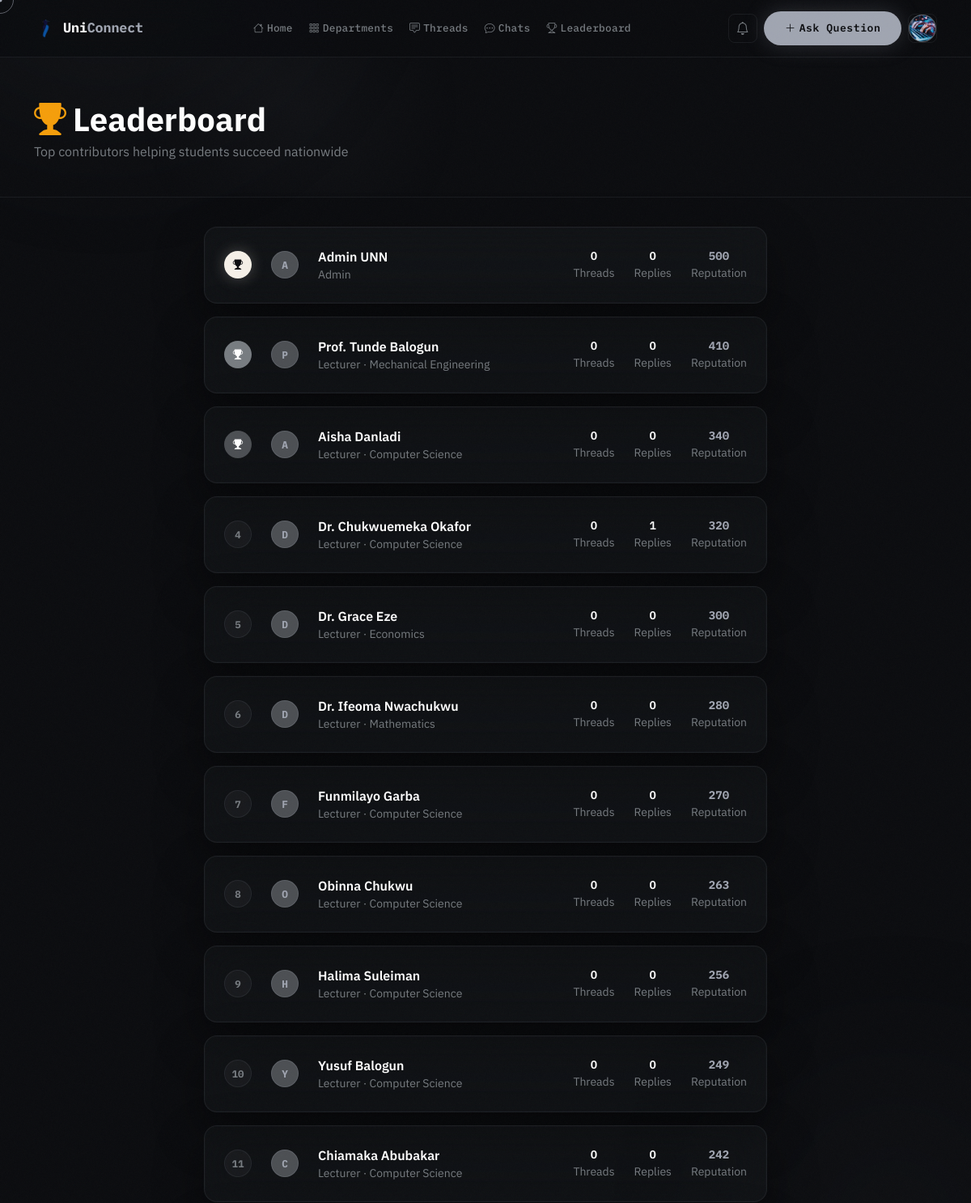
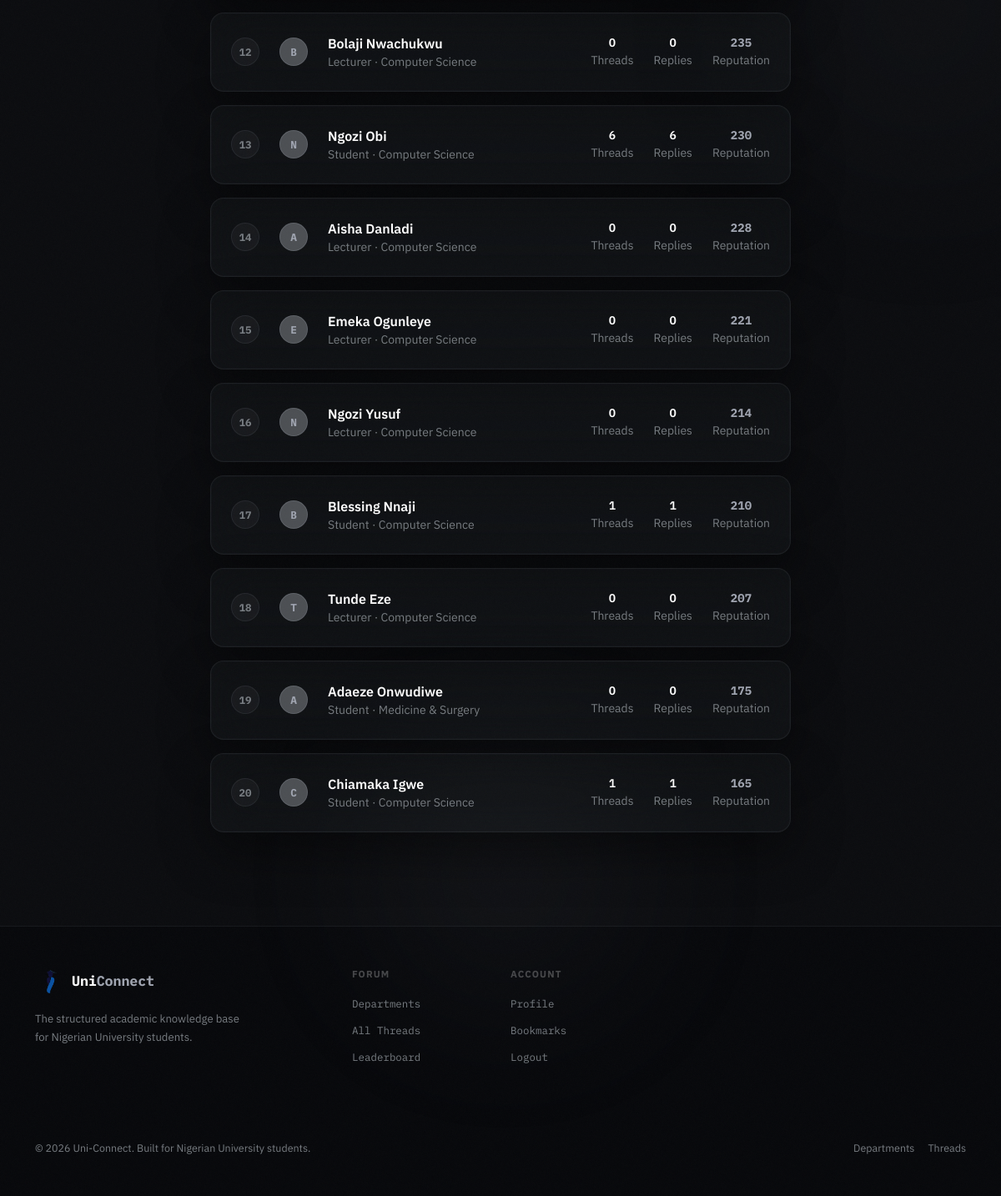
The app's page /leaderboard/ (signed in) with its own data (2 pictures, top to bottom).
### accounts/models.py (models this page shows, shortened)
class User(AbstractUser):
    ROLE_CHOICES = [
        ('student', 'Student'),
        ('lecturer', 'Lecturer'),
        ('admin', 'Admin'),
    ]
    is_email_verified = models.BooleanField(default=False)
    role = models.CharField(max_length=20, choices=ROLE_CHOICES, default='student')
    school = models.ForeignKey(
        'forum.School', on_delete=models.SET_NULL, null=True, blank=True, related_name='members'
    )
    department = models.ForeignKey(
        'forum.Department', on_delete=models.SET_NULL, null=True, blank=True, related_name='members'
    )
    matric_number = models.CharField(max_length=20, blank=True)
    bio = models.TextField(blank=True)
    avatar = models.ImageField(upload_to='avatars/', blank=True, null=True)
    reputation = models.IntegerField(default=0)
    created_at = models.DateTimeField(auto_now_add=True)

### forum/models.py (models this page shows, shortened)
class Department(models.Model):
    school = models.ForeignKey(
        School, on_delete=models.CASCADE, related_name='departments',
        null=True, blank=True,
    )
    name = models.CharField(max_length=200)
    code = models.CharField(max_length=10)
    faculty = models.CharField(max_length=200)
    description = models.TextField(blank=True)
    color = models.CharField(max_length=7, default='#6C63FF')
    icon = models.CharField(max_length=50, default='bi-mortarboard')
    created_at = models.DateTimeField(auto_now_add=True)
    class Meta:
        ordering = ['name']
        unique_together = ['school', 'code']
        constraints = [
            models.UniqueConstraint(
                Lower('name'), 'school',
                name='unique_department_name_per_school',
            ),
        ]
        indexes = [
            models.Index(fields=['school', 'code']),
        ]

### forum/views.py (the view)
# urls.py: path('leaderboard/', views.leaderboard, name='leaderboard'),
def leaderboard(request):
    top_users = User.objects.annotate(
        total_threads=Count('threads', filter=Q(threads__is_deleted=False)),
        total_replies=Count('replies', filter=Q(replies__is_deleted=False)),
    ).order_by('-reputation')[:20]
    return render(request, 'forum/leaderboard.html', {'top_users': top_users})

### forum/context_processors.py (called while the page is built)
def unread_notifications(request):
    count = 0
    if request.user.is_authenticated:
        count = request.user.notifications.filter(is_read=False).count()
    return {'unread_notification_count': count}

### templates/forum/leaderboard.html (shortened to what this page needs)
{% extends 'base.html' %}
{% block content %}
<div class="page-header">
  <div class="container">
    <h1 class="display-6 fw-bold text-white mb-1"><i class="bi bi-trophy-fill me-2" style="color:#f59e0b;"></i>Leaderboard</h1>
    <p class="text-muted mb-0">Top contributors helping students succeed nationwide</p>
  </div>
</div>
<div class="container pb-5" style="max-width:720px;">
  {% for user in top_users %}
  <div class="glass-panel p-4 mb-3 d-flex align-items-center gap-4">
    <div class="rank-badge {% if forloop.counter == 1 %}rank-1{% elif forloop.counter == 2 %}rank-2{% elif forloop.counter == 3 %}rank-3{% else %}rank-other{% endif %}">
      {% if forloop.counter <= 3 %}
        <i class="bi bi-trophy-fill"></i>
      {% else %}
        {{ forloop.counter }}
      {% endif %}
    </div>
    <div class="avatar-sm">{{ user.username|first|upper }}</div>
    <div class="flex-grow-1">
      <a href="{% url 'accounts:profile_user' user.username %}" class="text-white fw-600 text-decoration-none">
        {{ user.get_full_name|default:user.username }}
      </a>
      <div class="text-muted small">
        {{ user.get_role_display }}
        {% if user.department %} · {{ user.department.name }}{% endif %}
      </div>
    </div>
    <div class="d-flex gap-4 text-muted small">
      <div class="text-center">
        <div class="text-white fw-600">{{ user.total_threads }}</div>
        <div>Threads</div>
      </div>
      <div class="text-center">
        <div class="text-white fw-600">{{ user.total_replies }}</div>
        <div>Replies</div>
      </div>
      <div class="text-center">
        <div style="color:var(--accent);font-family:var(--font-mono);font-weight:700;">{{ user.reputation }}</div>
        <div>Reputation</div>
      </div>
    </div>
  </div>
  {% empty %}
  <div class="glass-panel p-5 text-center">
    <i class="bi bi-trophy fs-1 text-muted d-block mb-3"></i>
    <p class="text-muted">The leaderboard will fill up as students start contributing!</p>
  </div>
  {% endfor %}
</div>
{% endblock %}

### templates/base.html (shortened to what this page needs)
<!doctype html>
<html lang="en" data-bs-theme="dark">
  <head>
    <link
      rel="stylesheet"
      href="https://cdn.jsdelivr.net/npm/bootstrap@5.3.3/dist/css/bootstrap.min.css"
    />
    <link
      rel="stylesheet"
      href="https://cdn.jsdelivr.net/npm/bootstrap-icons@1.11.3/font/bootstrap-icons.min.css"
    />
    {% load static %}
    <link rel="stylesheet" href="{% static 'css/main.css' %}" />
  </head>
  <body class="{% block body_class %}{% endblock %}">
    <div class="ambient-orb orb-1" aria-hidden="true"></div>
    <div class="ambient-orb orb-2" aria-hidden="true"></div>
    <div class="ambient-orb orb-3" aria-hidden="true"></div>
    <nav class="navbar navbar-expand-lg glass-nav">
      <div class="container">
        <a
          class="navbar-brand d-flex align-items-center gap-2"
          href="{% url 'forum:home' %}"
        >
          <img
            src="{% static 'logo-removebg-preview.png' %}"
            alt="Uni-Connect logo"
            class="site-logo navbar-logo"
          />
          <span class="brand-name"
            >Uni<span class="text-accent">Connect</span></span
          >
        </a>
        <div class="collapse navbar-collapse" id="navMain">
          <ul class="navbar-nav mx-auto gap-1">
            <li class="nav-item">
              <a class="nav-link nav-pill" href="{% url 'forum:home' %}"
                ><i class="bi bi-house me-1"></i>Home</a
              >
            </li>
            <li class="nav-item">
              <a class="nav-link nav-pill" href="{% url 'forum:departments' %}"
                ><i class="bi bi-grid-3x3-gap me-1"></i>Departments</a
              >
            </li>
            <li class="nav-item">
              <a class="nav-link nav-pill" href="{% url 'forum:thread_list' %}"
                ><i class="bi bi-chat-square-text me-1"></i>Threads</a
              >
            </li>
            {% if user.is_authenticated %}
            <li class="nav-item">
              <a class="nav-link nav-pill" href="{% url 'forum:chat_list' %}"
                ><i class="bi bi-chat-dots me-1"></i>Chats</a
              >
            </li>
            {% endif %}
            <li class="nav-item">
              <a class="nav-link nav-pill" href="{% url 'forum:leaderboard' %}"
                ><i class="bi bi-trophy me-1"></i>Leaderboard</a
              >
            </li>
          </ul>
          <div class="d-flex align-items-center gap-2">
            {% if user.is_authenticated %}
            <a
              href="{% url 'forum:notifications' %}"
              class="btn btn-ghost-icon position-relative"
            >
              <i class="bi bi-bell"></i>
            </a>
            <a
              href="{% url 'forum:create_thread' %}"
              class="btn btn-primary-glow btn-sm"
            >
              <i class="bi bi-plus-lg me-1"></i>Ask Question
            </a>
            <div class="dropdown">
              <button
                class="btn btn-ghost-icon dropdown-toggle no-caret"
                data-bs-toggle="dropdown"
              >
                <div class="avatar-sm">
                  {% if user.avatar %}
                  <img src="{{ user.avatar.url }}" alt="{{ user.username }}" />
                  {% else %}
                  <span>{{ user.username|first|upper }}</span>
                  {% endif %}
                </div>
              </button>
            </div>
            {% endif %}
          </div>
        </div>
      </div>
    </nav>
    <main>{% block content %}{% endblock %}</main>
    <footer class="footer-glass py-5 mt-5">
      <div class="container">
        <div class="row g-4">
          <div class="col-lg-4">
            <div class="d-flex align-items-center gap-2 mb-3">
              <img
                src="{% static 'logo-removebg-preview.png' %}"
                alt="Uni-Connect logo"
                class="site-logo"
              />
              <span class="brand-name"
                >Uni<span class="text-accent">Connect</span></span
              >
            </div>
            <p
              style="
                color: var(--muted);
                font-size: 0.82rem;
                line-height: 1.7;
                max-width: 260px;
              "
            >
              The structured academic knowledge base for Nigerian University students.
            </p>
          </div>
          <div class="col-6 col-lg-2">
            <p
              style="
                color: rgba(255, 255, 255, 0.25);
                font-size: 0.72rem;
                font-weight: 700;
                letter-spacing: 0.1em;
                text-transform: uppercase;
                margin-bottom: 14px;
              "
            >
              Forum
            </p>
            <ul class="list-unstyled footer-links">
              <li><a href="{% url 'forum:departments' %}">Departments</a></li>
              <li><a href="{% url 'forum:thread_list' %}">All Threads</a></li>
              <li><a href="{% url 'forum:leaderboard' %}">Leaderboard</a></li>
            </ul>
          </div>
          <div class="col-6 col-lg-2">
            <p
              style="
                color: rgba(255, 255, 255, 0.25);
                font-size: 0.72rem;
                font-weight: 700;
                letter-spacing: 0.1em;
                text-transform: uppercase;
                margin-bottom: 14px;
              "
            >
              Account
            </p>
            <ul class="list-unstyled footer-links">
              {% if user.is_authenticated %}
              <li><a href="{% url 'accounts:profile' %}">Profile</a></li>
              <li><a href="{% url 'forum:bookmarks' %}">Bookmarks</a></li>
              <li><a href="{% url 'accounts:logout' %}">Logout</a></li>
              {% else %}
              <li><a href="{% url 'accounts:login' %}">Login</a></li>
              <li><a href="{% url 'accounts:register' %}">Register</a></li>
              {% endif %}
            </ul>
          </div>
        </div>
        <div
          class="d-flex justify-content-between align-items-center flex-wrap gap-3"
        >
          <p style="color: var(--muted); font-size: 0.78rem; margin: 0">
            © 2026 Uni-Connect. Built for Nigerian University students.
          </p>
          <div class="d-flex gap-3">
            <a
              href="{% url 'forum:departments' %}"
              style="
                color: var(--muted);
                font-size: 0.78rem;
                text-decoration: none;
              "
              onmouseenter="this.style.color = 'var(--accent)'"
              onmouseleave="this.style.color = 'var(--muted)'"
              >Departments</a
            >
            <a
              href="{% url 'forum:thread_list' %}"
              style="
                color: var(--muted);
                font-size: 0.78rem;
                text-decoration: none;
              "
              onmouseenter="this.style.color = 'var(--accent)'"
              onmouseleave="this.style.color = 'var(--muted)'"
              >Threads</a
            >
          </div>
        </div>
      </div>
    </footer>
    {% load static %}
  </body>
</html>

### records on screen
User: avatar (picture)
User: username|first "A", get_full_name "Admin UNN", role "Admin", total_threads "0", total_replies "0", reputation "500"
User: username|first "P", get_full_name "Prof. Tunde Balogun", role "Lecturer", department.name "Mechanical Engineering", total_threads "0", total_replies "0", reputation "410"
User: username|first "A", get_full_name "Aisha Danladi", role "Lecturer", department.name "Computer Science", total_threads "0", total_replies "0", reputation "340"
User: username|first "D", get_full_name "Dr. Chukwuemeka Okafor", role "Lecturer", department.name "Computer Science", total_threads "0", total_replies "1", reputation "320"
User: username|first "D", get_full_name "Dr. Grace Eze", role "Lecturer", department.name "Economics", total_threads "0", total_replies "0", reputation "300"
User: username|first "D", get_full_name "Dr. Ifeoma Nwachukwu", role "Lecturer", department.name "Mathematics", total_threads "0", total_replies "0", reputation "280"
User: username|first "F", get_full_name "Funmilayo Garba", role "Lecturer", department.name "Computer Science", total_threads "0", total_replies "0", reputation "270"
User: username|first "O", get_full_name "Obinna Chukwu", role "Lecturer", department.name "Computer Science", total_threads "0", total_replies "0", reputation "263"
User: username|first "H", get_full_name "Halima Suleiman", role "Lecturer", department.name "Computer Science", total_threads "0", total_replies "0", reputation "256"
User: username|first "Y", get_full_name "Yusuf Balogun", role "Lecturer", department.name "Computer Science", total_threads "0", total_replies "0", reputation "249"
User: username|first "C", get_full_name "Chiamaka Abubakar", role "Lecturer", department.name "Computer Science", total_threads "0", total_replies "0", reputation "242"
User: username|first "B", get_full_name "Bolaji Nwachukwu", role "Lecturer", department.name "Computer Science", total_threads "0", total_replies "0", reputation "235"
User: username|first "N", get_full_name "Ngozi Obi", role "Student", department.name "Computer Science", total_threads "6", total_replies "6", reputation "230"
User: username|first "A", get_full_name "Aisha Danladi", role "Lecturer", department.name "Computer Science", total_threads "0", total_replies "0", reputation "228"
User: username|first "E", get_full_name "Emeka Ogunleye", role "Lecturer", department.name "Computer Science", total_threads "0", total_replies "0", reputation "221"
User: username|first "N", get_full_name "Ngozi Yusuf", role "Lecturer", department.name "Computer Science", total_threads "0", total_replies "0", reputation "214"
User: username|first "B", get_full_name "Blessing Nnaji", role "Student", department.name "Computer Science", total_threads "1", total_replies "1", reputation "210"
User: username|first "T", get_full_name "Tunde Eze", role "Lecturer", department.name "Computer Science", total_threads "0", total_replies "0", reputation "207"
User: username|first "A", get_full_name "Adaeze Onwudiwe", role "Student", department.name "Medicine & Surgery", total_threads "0", total_replies "0", reputation "175"
User: username|first "C", get_full_name "Chiamaka Igwe", role "Student", department.name "Computer Science", total_threads "1", total_replies "1", reputation "165"
